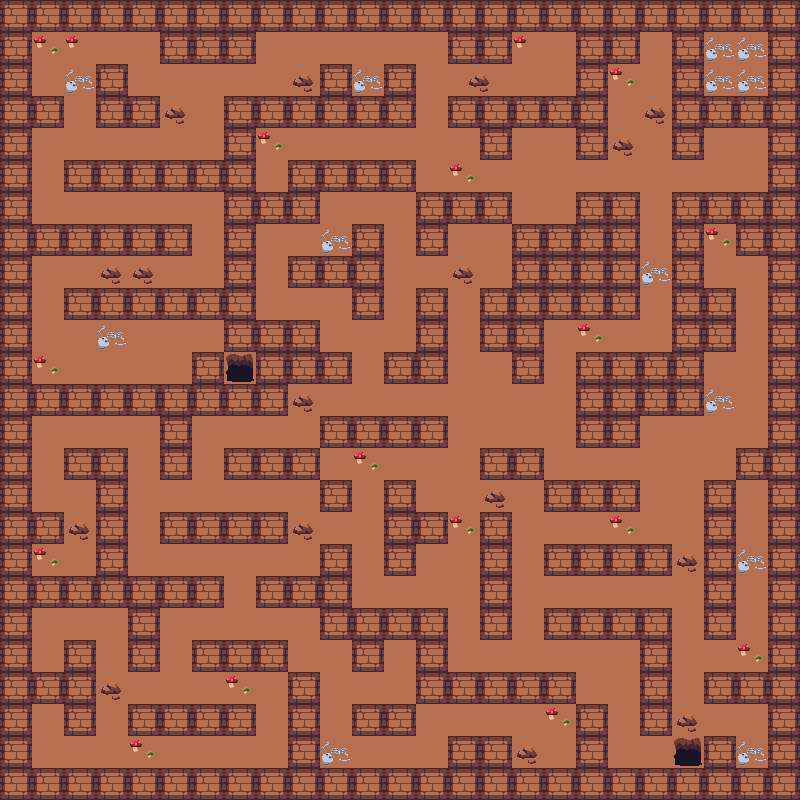

A level layout from a 2D game, rendered from its tile map. Below: a short description, then the map file with tile-grid data replaced by summaries:
An orthogonal 50x50 tile map with 16x16 px tiles, 3 tile layers (background, walls, decors) and 3 objects (exit_stage3, spawn_stage3).

<map version="1.10" tiledversion="1.10.2" orientation="orthogonal" renderorder="right-down" width="50" height="50" tilewidth="16" tileheight="16" infinite="0" nextlayerid="5" nextobjectid="4">
 <tileset firstgid="1" source="../tileset_dungeon.tsx" />
 <layer id="1" name="background" width="50" height="50">
  <data>[2500 cells, 2500 non-empty, 20 distinct tile ids]</data>
 </layer>
 <layer id="2" name="walls" width="50" height="50">
  <data>[2500 cells, 1272 non-empty, 4 distinct tile ids]</data>
 </layer>
 <layer id="3" name="decors" width="50" height="50">
  <data>[2500 cells, 183 non-empty, 16 distinct tile ids]</data>
 </layer>
 <objectgroup id="4" name="Objects">
  <object id="1" name="exit_stage3" x="672" y="736" width="32" height="32" />
  <object id="2" x="188.703" y="-100.128" height="1.2837" />
  <object id="3" name="spawn_stage3" x="673.333" y="703.333">
   <point />
  </object>
 </objectgroup>
</map>
